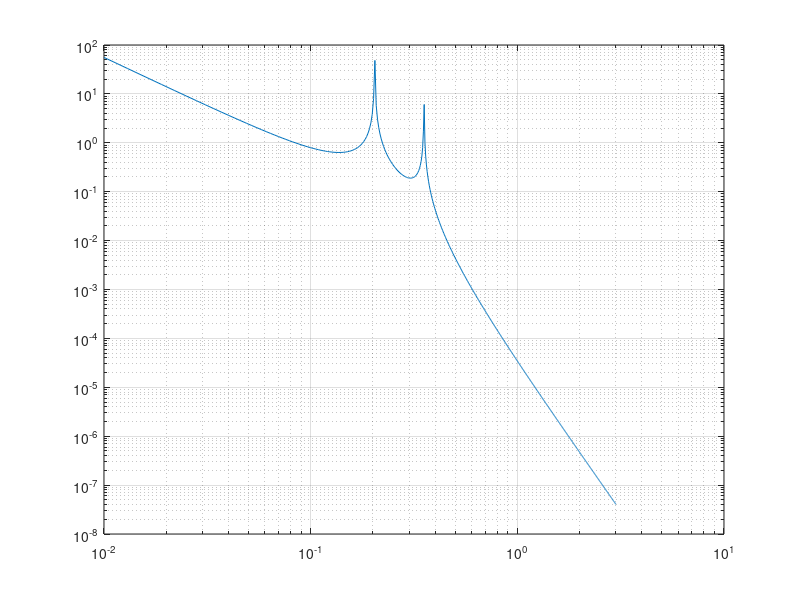
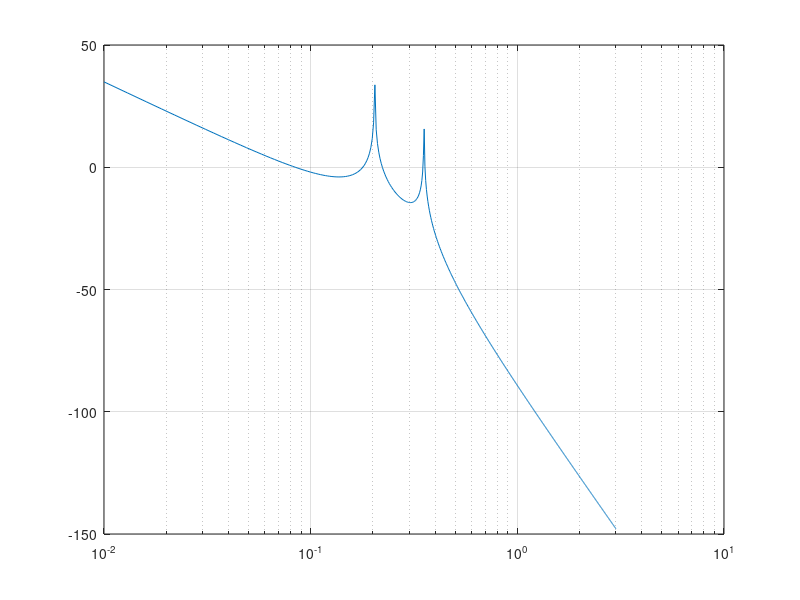
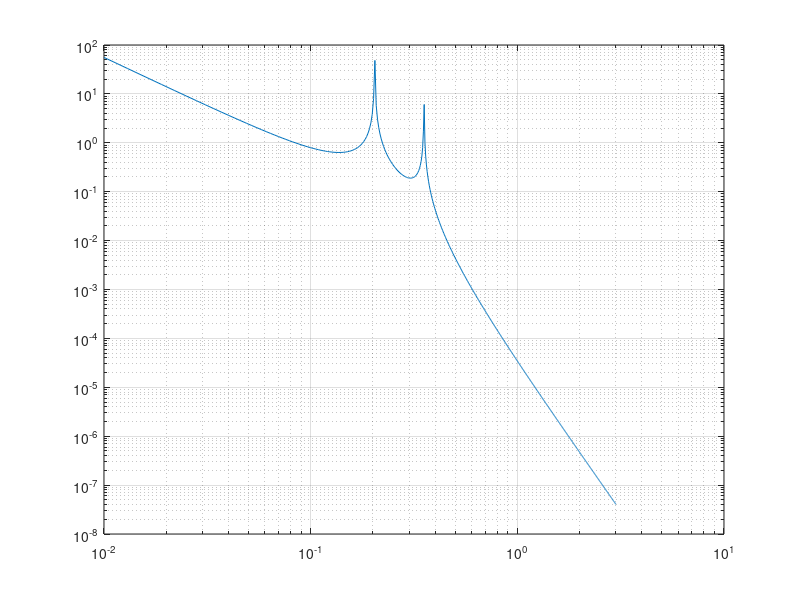
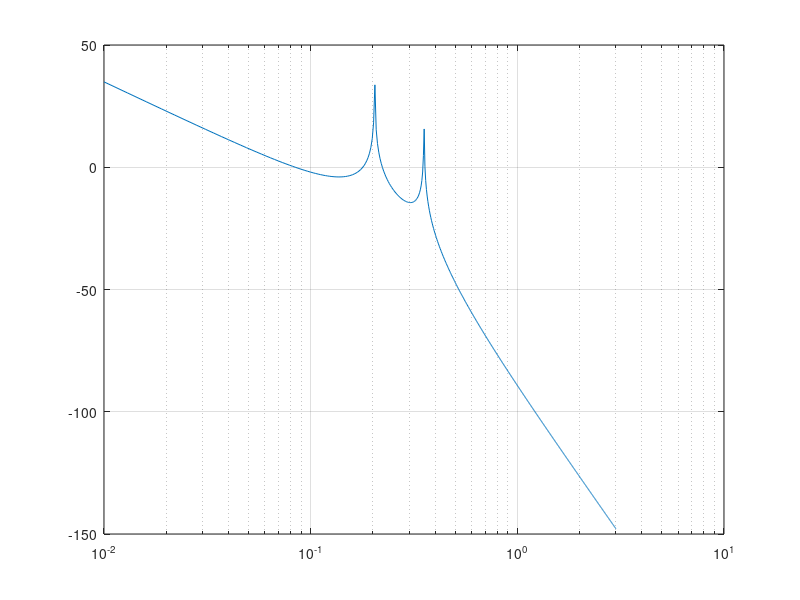

The MATLAB script that drew these images, in order:
%% ESERCITAZIONE 4

clear all 
close all
clc

% Define properties of the bodyes
m=60;
k=2.5;
M = [m 0 0; 0 m 0; 0 0 m];
K = [k -k 0; -k 2*k -k; 0 -k k];

Lf = [1 0 0]';
Lu = [0 0 1];

% Frequency domain
omg = linspace(0.01,3,1000);

% Direct recovery of FRF

H = [];

for i = 1:length(omg)    
    % Compute FRF by directly solving 
    % the linear system
    H(i) = Lu*((K-omg(i)^2*M)\Lf);
end

% Recovery of FRF using mode displacements method 

[L,eigv]=eig(K,M);

modal_mass = L'*M*L;
modal_stiffness = L'*K*L;
modal_force = L'*Lf;

H_MDM = zeros(length(omg),1);

eigv = diag(eigv);

% Non è il modo più efficiente di farlo
for i = 1:length(omg)
        H_MDM_1 = L(:,1)*(1/(1*(eigv(1)-omg(i)^2)))*L(:,1)';
        H_MDM_2= L(:,2)*(1/(1*(eigv(2)-omg(i)^2)))*L(:,2)';
        H_MDM_3 = L(:,3)*(1/(1*(eigv(3)-omg(i)^2)))*L(:,3)';
        H_MDM(i)=Lu*(H_MDM_1+H_MDM_2+H_MDM_3)*Lf;
end

% Recovery of FRF using mode acceleration method 



% Direct recovery
figure(1)
loglog(omg,abs(H));
grid on
figure(2)
semilogx(omg,mag2db(abs(H)));
grid on

% Recovery using modes
figure(3)
loglog(omg,abs(H_MDM));
grid on
figure(4)
semilogx(omg,mag2db(abs(H_MDM)));
grid on

